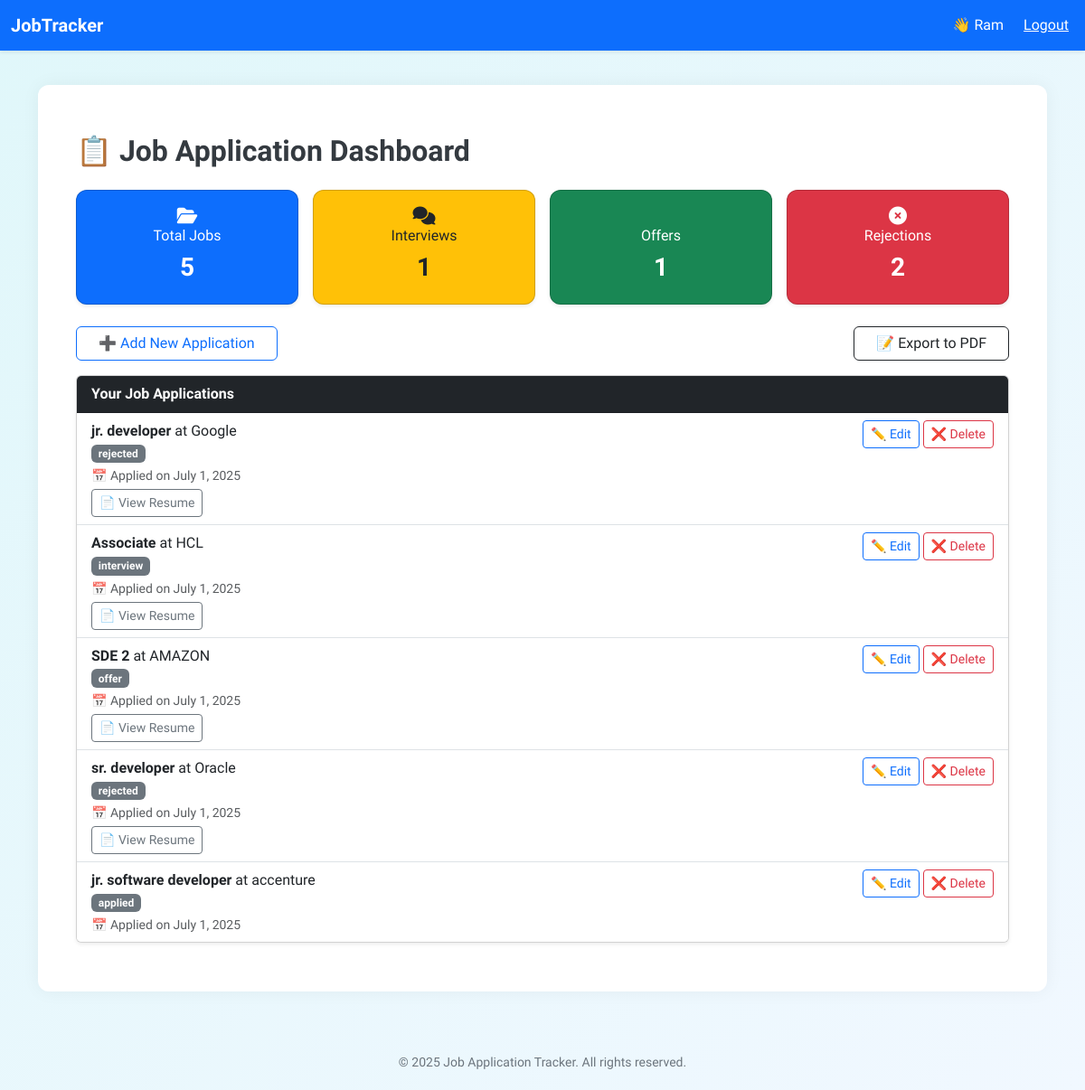
Screenshot of / (signed in) with the database file from the repository.
### jobapp/models.py (models this page shows, shortened)
class JobApplication(models.Model):
    STATUS_CHOICES = [
        ('applied', 'Applied'),
        ('interview', 'Interview'),
        ('offer', 'Offer'),
        ('rejected', 'Rejected'),
    ]
    user = models.ForeignKey(User, on_delete=models.CASCADE)
    job_title = models.CharField(max_length=100)
    company_name = models.CharField(max_length=100)
    location = models.CharField(max_length=100)
    date_applied = models.DateField()
    status = models.CharField(max_length=10, choices=STATUS_CHOICES)
    resume_sent = models.BooleanField(default=False)
    notes = models.TextField(blank=True)
    resume_file = models.FileField(upload_to='resumes/', blank=True, null=True)

### jobapp/views.py (the view)
# urls.py: path('', include('jobapp.urls')),  # dashboard, add, edit, signup, export, etc.
@login_required
def dashboard(request):
    jobs = JobApplication.objects.filter(user=request.user)
    stats = {
        'total': jobs.count(),
        'applied': jobs.filter(status='applied').count(),
        'interviews': jobs.filter(status='interview').count(),
        'offers': jobs.filter(status='offer').count(),
        'rejections': jobs.filter(status='rejected').count(),
    }
    return render(request, 'dashboard.html', {
        'jobs': jobs,
        **stats,
    })

### job_tracker/context_processors.py (called while the page is built)
def current_year(request):
    return {
        'year': datetime.now().year
    }

### templates/dashboard.html (shortened to what this page needs)
{% extends 'base.html' %}
{% block content %}
<div class="container my-4">
  <h2 class="mb-4 section-title">📋 Job Application Dashboard</h2>
  <div class="row g-3 mb-4">
    <div class="col-6 col-md-3">
      <div class="card text-white bg-primary stat-card shadow-sm">
        <div class="card-body text-center">
          <div><i class="fas fa-folder-open fa-lg mb-2"></i></div>
          <h6>Total Jobs</h6>
          <h3 class="fw-bold">{{ total }}</h3>
        </div>
      </div>
    </div>
    <div class="col-6 col-md-3">
      <div class="card bg-warning text-dark stat-card shadow-sm">
        <div class="card-body text-center">
          <div><i class="fas fa-comments fa-lg mb-2"></i></div>
          <h6>Interviews</h6>
          <h3 class="fw-bold">{{ interviews }}</h3>
        </div>
      </div>
    </div>
    <div class="col-6 col-md-3">
      <div class="card bg-success text-white stat-card shadow-sm">
        <div class="card-body text-center">
          <div></div>
          <h6>Offers</h6>
          <h3 class="fw-bold">{{ offers }}</h3>
        </div>
      </div>
    </div>
    <div class="col-6 col-md-3">
      <div class="card bg-danger text-white stat-card shadow-sm">
        <div class="card-body text-center">
          <div><i class="fas fa-times-circle fa-lg mb-2"></i></div>
          <h6>Rejections</h6>
          <h3 class="fw-bold">{{ rejections }}</h3>
        </div>
      </div>
    </div>
  </div>
  <div class="d-flex justify-content-between align-items-center mb-3 flex-wrap gap-2">
    <a href="{% url 'add_job' %}" class="btn btn-outline-primary px-4">
      ➕ Add New Application
    </a>
    <a href="{% url 'export_jobs_pdf' %}" class="btn btn-outline-dark px-4">
      📝 Export to PDF
    </a>
  </div>
  <div class="card shadow-sm job-list">
    <div class="card-header bg-dark text-white">
      <strong>Your Job Applications</strong>
    </div>
    <ul class="list-group list-group-flush">
      {% for job in jobs %}
        <li class="list-group-item">
          <div class="d-flex justify-content-between align-items-start flex-wrap gap-2">
            <div>
              <strong>{{ job.job_title }}</strong> at {{ job.company_name }}
              <br>
              {% if job.status %}
                <span class="badge bg-secondary mb-1">{{ job.status }}</span>
              {% endif %}
              <small class="text-muted d-block">📅 Applied on {{ job.date_applied }}</small>
              {% if job.resume_file %}
                <a href="{{ job.resume_file.url }}" class="btn btn-sm btn-outline-secondary mt-1" target="_blank">
                  📄 View Resume
                </a>
              {% endif %}
            </div>
            <div class="text-end">
              <a href="{% url 'edit_job' job.id %}" class="btn btn-sm btn-outline-primary mb-1">
                ✏️ Edit
              </a>
              <a href="{% url 'delete_job' job.id %}" class="btn btn-sm btn-outline-danger mb-1">
                ❌ Delete
              </a>
            </div>
          </div>
        </li>
      {% empty %}
        <li class="list-group-item text-center text-muted">
          No job applications found.
        </li>
      {% endfor %}
    </ul>
  </div>
</div>
<link rel="stylesheet" href="https://cdnjs.cloudflare.com/ajax/libs/font-awesome/6.5.0/css/all.min.css">
{% endblock %}

### templates/base.html (shortened to what this page needs)
<!DOCTYPE html>
<html lang="en">
<head>
  <link href="https://cdn.jsdelivr.net/npm/bootstrap@5.3.0/dist/css/bootstrap.min.css" rel="stylesheet">
</head>
<body>
  {% if user.is_authenticated %}
  <nav class="navbar navbar-expand-lg navbar-dark bg-primary fixed-top shadow-sm">
    <div class="container-fluid">
      <a class="navbar-brand" href="{% url 'dashboard' %}">JobTracker</a>
      <div class="d-flex align-items-center ms-auto">
        <span class="text-white me-3">
          👋 {{ user.username }}
        </span>
        <form method="post" action="{% url 'logout' %}" class="d-inline">
          <button type="submit" class="logout-btn">Logout</button>
        </form>
      </div>
    </div>
  </nav>
  {% endif %}
  <div class="container">
    <div class="app-container mt-4">
      {% block content %}{% endblock %}
    </div>
  </div>
  <footer class="mt-5">
  &copy; {{ year }} Job Application Tracker. All rights reserved.
  </footer>
</body>
</html>

### templates/base.html (style rules this page uses)
body { background: linear-gradient(135deg, #f5f7fa, #c3cfe2); font-family: 'Segoe UI', sans-serif; margin: 0; padding-top: 70px; }
.navbar-brand { font-weight: bold; }
.app-container { background-color: #ffffff; padding: 30px; border-radius: 12px; box-shadow: 0 0 20px rgba(0, 0, 0, 0.05); }
.logout-btn { color: #fff; background: none; border: none; text-decoration: underline; cursor: pointer; font-size: 16px; }
footer { font-size: 14px; padding: 20px 0; text-align: center; color: #6c757d; }

### templates/dashboard.html (style rules this page uses)
body { background: linear-gradient(to bottom right, #e0f7fa, #f1f8ff); font-family: 'Segoe UI', sans-serif; }
.stat-card { border-radius: 12px; transition: 0.3s ease; }
.job-list .list-group-item { transition: 0.3s ease; }
.section-title { color: #343a40; font-weight: 600; }

### rows the page displays
JobApplication: job_title "jr. developer", company_name "Google", status "rejected", date_applied "July 1, 2025"
JobApplication: job_title "Associate", company_name "HCL", status "interview", date_applied "July 1, 2025"
JobApplication: job_title "SDE 2", company_name "AMAZON", status "offer", date_applied "July 1, 2025"
JobApplication: job_title "sr. developer", company_name "Oracle", status "rejected", date_applied "July 1, 2025"
JobApplication: job_title "jr. software developer", company_name "accenture", status "applied", date_applied "July 1, 2025"

### other values shown
{{ user.username }} "Ram"
{{ total }} "5"
{{ interviews }} "1"
{{ offers }} "1"
{{ rejections }} "2"
